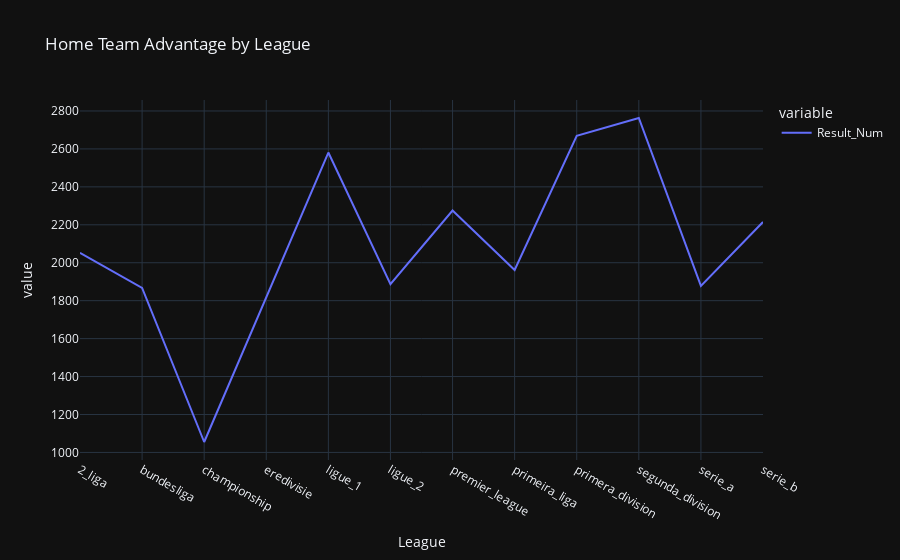

Here is the notebook cell this chart was saved with:
### Code cell
home_team_adv_League = px.line(new_df.groupby('League')['Result_Num'].sum(), title='Home Team Advantage by League', template= 'plotly_dark')
home_team_adv_League.update_traces(marker_color='orange')
home_team_adv_League.write_image('home_team_adv_league.png')
home_team_adv_League.show()

### Figure 1 — Plotly figure (JSON) as saved in the notebook; plotly's stock layout.template omitted (floating-point values rounded to 4 significant figures)
{"data": [{"hovertemplate": "variable=Result_Num<br>League=%{x}<br>value=%{y}<extra></extra>", "legendgroup": "Result_Num", "line": {"color": "#636efa", "dash": "solid"}, "marker": {"color": "orange", "symbol": "circle"}, "mode": "lines", "name": "Result_Num", "orientation": "v", "showlegend": true, "type": "scatter", "x": ["2_liga", "bundesliga", "championship", "eredivisie", "ligue_1", "ligue_2", "premier_league", "primeira_liga", "primera_division", "segunda_division", "serie_a", "serie_b"], "xaxis": "x", "y": [2052, 1867, 1055, 1814, 2581, 1887, 2275, 1962, 2669, 2763, 1878, 2215], "yaxis": "y"}], "layout": {"legend": {"title": {"text": "variable"}, "tracegroupgap": 0}, "title": {"text": "Home Team Advantage by League"}, "xaxis": {"anchor": "y", "domain": [0, 1], "title": {"text": "League"}}, "yaxis": {"anchor": "x", "domain": [0, 1], "title": {"text": "value"}}}}
